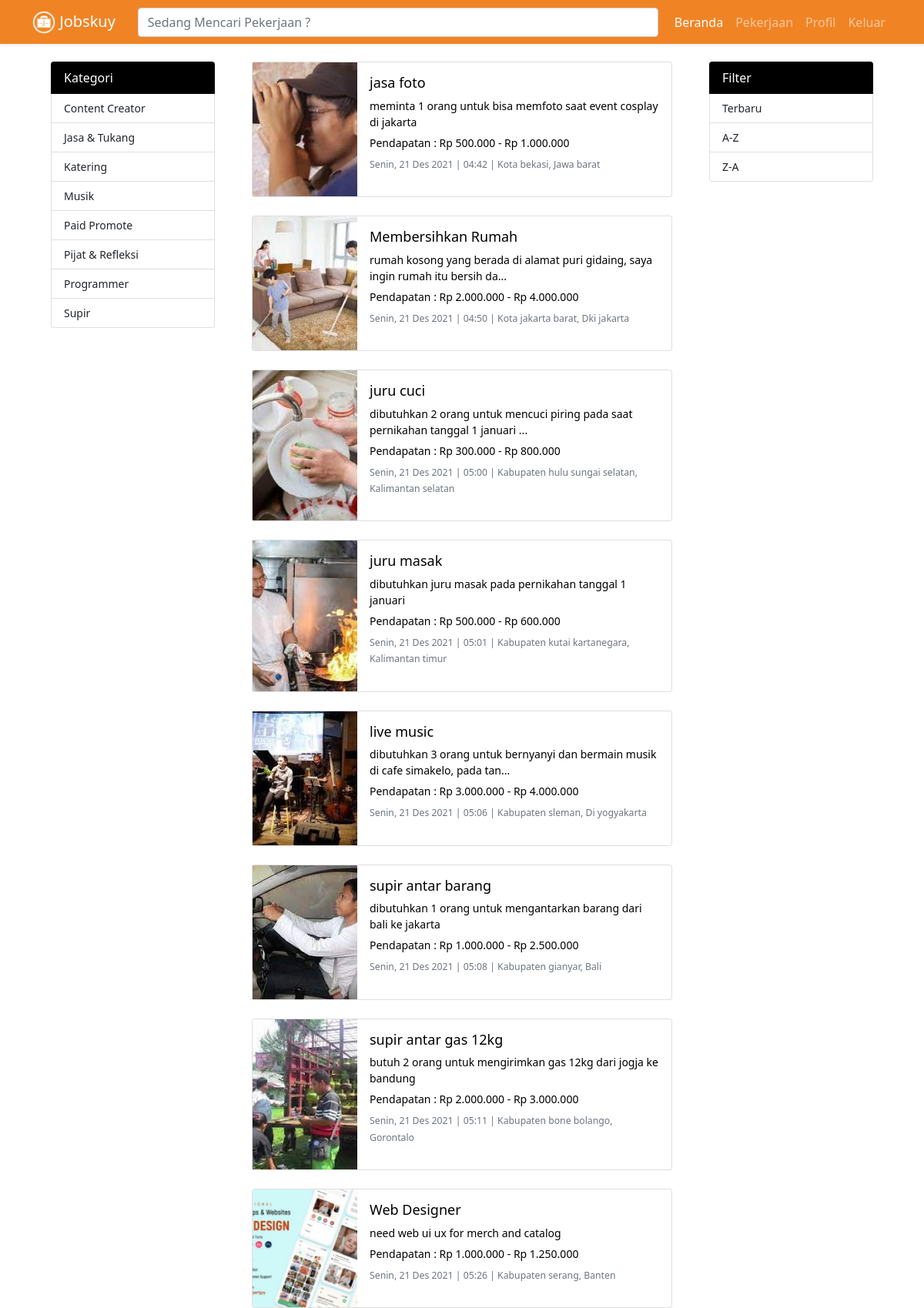
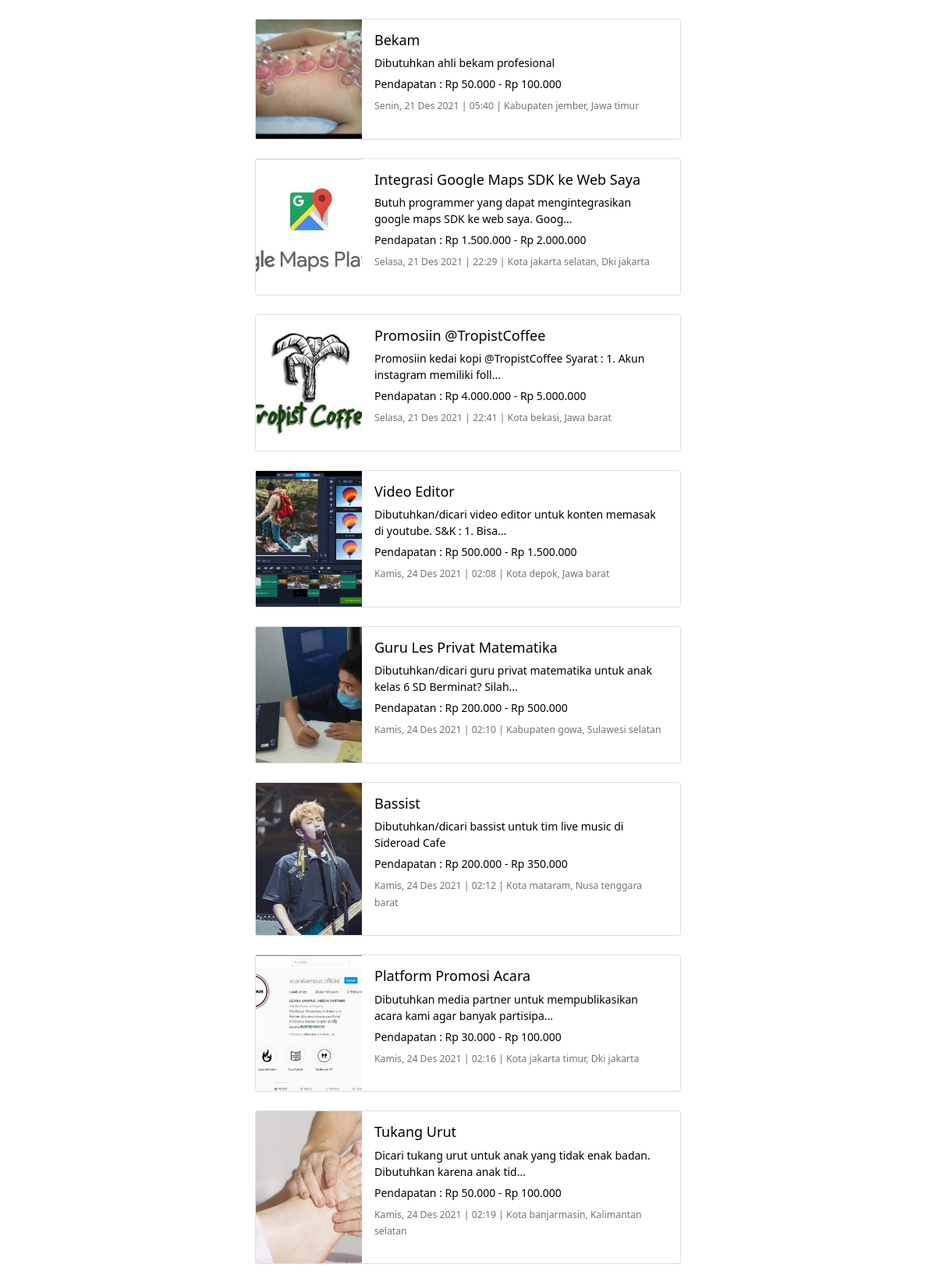
/public/home (signed in, upper part), run on the app's committed database (2 pictures, top to bottom).
### tables this page shows
CREATE TABLE `project_category` (
  `id_project_category` int(10) NOT NULL,
  `project_category_name` varchar(128) NOT NULL,
  `project_category_image` varchar(128) NOT NULL,
  `project_category_create` datetime NOT NULL DEFAULT current_timestamp()
);

CREATE TABLE `project` (
  `id_project` int(10) NOT NULL,
  `id_user` int(10) NOT NULL,
  `id_project_category` int(10) NOT NULL,
  `project_title` varchar(128) NOT NULL,
  `project_description` text NOT NULL,
  `project_price_low` int(10) NOT NULL,
  `project_price_high` int(10) NOT NULL,
  `project_address` varchar(128) NOT NULL,
  `project_status` enum('Waiting','Progress','Finished') NOT NULL,
  `project_image` varchar(128) NOT NULL,
  `project_create` datetime NOT NULL DEFAULT current_timestamp()
);

### public/home/index.php (the view, shortened to what this page needs)
<?php
require_once("../../config/config.php");
$idCategory = "";
$filter = "";
?>
<!DOCTYPE html>
<html lang="en">
<head>
    <link href="https://cdn.jsdelivr.net/npm/bootstrap@5.1.3/dist/css/bootstrap.min.css" rel="stylesheet" />
    <link rel="stylesheet" href="https://cdn.jsdelivr.net/npm/bootstrap-icons@1.6.0/font/bootstrap-icons.css" />
    <link href="home.css" rel="stylesheet">
</head>
<body>
    <nav class="navbar navbar-expand-lg navbar-dark shadow-sm fixed-top" style="background-color: #f08425;">
        <div class="container">
            <a class="navbar-brand" href="../home/">
                <img src="../../assets/logo-white.png" alt="" width="30" height="30" class="d-inline-block align-text-top">
                Jobskuy
            </a>
            <div class="collapse navbar-collapse" id="navbarNav">
                <ul class="navbar-nav ms-auto">
                    <li class="nav-item" id="search">
                        <form class="container-fluid" method="get" action="">
                            <input class="form-control me-2" type="search" placeholder="Sedang Mencari Pekerjaan ?" aria-label="Search" name="c">
                        </form>
                    </li>
                </ul>
                <ul class="navbar-nav ms-auto">
                    <li class="nav-item">
                        <a class="nav-link active" aria-current="page" href="../home/">Beranda</a>
                    </li>
                    <li class="nav-item">
                        <a class="nav-link" href="../project/">Pekerjaan</a>
                    </li>
                    <li class="nav-item">
                        <a class="nav-link" href="../profile/">Profil</a>
                    </li>
                    <li class="nav-item">
                        <a class="nav-link" href="#" class="list-group-item list-group-item-action" data-bs-toggle="modal" data-bs-target="#modalLogout">Keluar</a>
                    </li>
                </ul>
            </div>
        </div>
    </nav>
    <section style="padding-bottom: 4em;">
        <div class="container" style="margin-top: 5em;">
            <div class="row justify-content fs-5">
                <div class="col-md-3">
                    <div class="position-sticky" style="top: 5rem;">
                        <div class="container">
                            <div class="list-group">
                                <a id="listTitle" class="list-group-item disabled">Kategori</a>
                                <?php
                                $result = mysqli_query($con, "SELECT * FROM project_category ORDER BY project_category_name ASC");
                                if ($result) {
                                    foreach ($result as $key) {
                                ?>
                                        <a href="../home/?c=<?php echo $key['id_project_category']; ?>&f=<?php echo $filter ?>" class="list-group-item list-group-item-action"><?php echo $key['project_category_name']; ?></a>
                                <?php
                                    }
                                }
                                ?>
                            </div>
                        </div>
                    </div>
                </div>
                <div class="col-md-6">
                    <div class="row">
                        <?php
                        if (empty($idCategory)) {
                            if ($filter == "1") {
                                $result = mysqli_query($con, "SELECT * FROM project WHERE project_status = 'Waiting' ORDER BY project_create DESC");
                            } else if ($filter == "2") {
                                $result = mysqli_query($con, "SELECT * FROM project WHERE project_status = 'Waiting' ORDER BY project_title ASC");
                            } else if ($filter == "3") {
                                $result = mysqli_query($con, "SELECT * FROM project WHERE project_status = 'Waiting' ORDER BY project_title DESC");
                            } else {
                                $result = mysqli_query($con, "SELECT * FROM project WHERE project_status = 'Waiting'");
                            }
                        }
                        foreach ($result as $key) {
                            $url_image = "../../assets/job/" . $key['project_image'];
                            $hari = array(1 =>  'Minggu',  'Senin', 'Selasa', 'Rabu', 'Kamis', 'Jumat', 'Sabtu');
                            $bulan = array(1 =>   'Jan', 'Feb', 'Maret', 'Apr', 'Mei', 'Jun', 'Jul', 'Agu', 'Sep', 'Okt', 'Nov', 'Des');
                            $date_project = date('Y-m-d-H:i', strtotime($key['project_create']));
                            $time_project = date('H:i', strtotime($key['project_create']));
                            $split       = explode('-', $date_project);
                            $tgl_indo = $split[2] . ' ' . $bulan[(int)$split[1]] . ' ' . $split[0];
                            $num = date('N', strtotime($date_project));
                            $create_date = $hari[$num] . ', ' . $tgl_indo . ' | ' . $time_project;
                            $low = "Rp " . number_format($key['project_price_low'], 0, ',', '.');
                            $high = "Rp " . number_format($key['project_price_high'], 0, ',', '.');
                            $projectDesc = $key['project_description'];
                            if (strlen($key['project_description']) > 80)
                                $projectDesc = substr($key['project_description'], 0, 79) . '...';
                            $splitAddress   = explode(',', $key['project_address']);
                            $projectAddress = $splitAddress[2] . ', ' . $splitAddress['3'];
                        ?>
                            <div class="col-md-12 mb-4">
                                <div class="card mb-12">
                                    <div class="row g-0">
                                        <div class="col-md-3">
                                            <img src="<?php echo $url_image; ?>" height="100%" width="100%" style="object-fit: cover;">
                                        </div>
                                        <div class="col-md-9">
                                            <a href="../detail/?id=<?php echo $key['id_project']; ?>" style="text-decoration: none; color: black;">
                                                <div class="card-body">
                                                    <h5 class="card-title"><?php echo $key['project_title']; ?></h5>
                                                    <div class="container">
                                                        <p><?php echo $projectDesc; ?></p>
                                                        <p style="margin-top: -10px;"><?php echo "Pendapatan : " . $low . " - " . $high; ?></p>
                                                        <p style="margin-top: -10px;"><small class="text-muted"><?php echo $create_date . " | " . $projectAddress; ?></small></p>
                                                    </div>
                                                </div>
                                            </a>
                                        </div>
                                    </div>
                                </div>
                            </div>
                        <?php } ?>
                    </div>
                </div>
                <div class="col-md-3">
                    <div class="position-sticky" style="top: 5rem;">
                        <div class="container">
                            <div class="list-group">
                                <a id="listTitle" class="list-group-item disabled">Filter</a>
                                <a href="../home/?c=<?php echo $idCategory; ?>&f=1" class="list-group-item list-group-item-action">Terbaru</a>
                                <a href="../home/?c=<?php echo $idCategory; ?>&f=2" class="list-group-item list-group-item-action">A-Z</a>
                                <a href="../home/?c=<?php echo $idCategory; ?>&f=3" class="list-group-item list-group-item-action">Z-A</a>
                            </div>
                        </div>
                    </div>
                </div>
            </div>
        </div>
    </section>
</body>
</html>

### public/home/home.css (style rules this page uses)
#search { width: 700px; }
.list-group a { font-size: 70%; }
.card-body p { font-size: 70%; }
.card-body h5 { font-size: 90%; }
#listTitle { background-color: black; font-size: 80%; color: white; }

### data on the page
project_category: project_category_name "Content Creator"
project_category: project_category_name "Jasa & Tukang"
project_category: project_category_name "Katering"
project_category: project_category_name "Musik"
project_category: project_category_name "Paid Promote"
project_category: project_category_name "Pijat & Refleksi"
project_category: project_category_name "Programmer"
project_category: project_category_name "Supir"
project: project_image (picture), project_title "jasa foto", project_description "meminta 1 orang untuk bisa memfoto saat event cosplay di jakarta", project_price_low "Rp 500.000", project_price_high "Rp 1.000.000", project_create "Senin, 21 Des 2021 | 04:42", project_address "Kota bekasi, Jawa barat"
project: project_image (picture), project_title "Membersihkan Rumah", project_description "rumah kosong yang berada di alamat puri gidaing, saya ingin rumah itu bersih da...", project_price_low "Rp 2.000.000", project_price_high "Rp 4.000.000", project_create "Senin, 21 Des 2021 | 04:50", project_address "Kota jakarta barat, Dki jakarta"
project: project_image (picture), project_title "juru cuci", project_description "dibutuhkan 2 orang untuk mencuci piring pada saat pernikahan tanggal 1 januari ...", project_price_low "Rp 300.000", project_price_high "Rp 800.000", project_create "Senin, 21 Des 2021 | 05:00", project_address "Kabupaten hulu sungai selatan, Kalimantan selatan"
project: project_image (picture), project_title "juru masak", project_description "dibutuhkan juru masak pada pernikahan tanggal 1 januari", project_price_low "Rp 500.000", project_price_high "Rp 600.000", project_create "Senin, 21 Des 2021 | 05:01", project_address "Kabupaten kutai kartanegara, Kalimantan timur"
project: project_image (picture), project_title "live music", project_description "dibutuhkan 3 orang untuk bernyanyi dan bermain musik di cafe simakelo, pada tan...", project_price_low "Rp 3.000.000", project_price_high "Rp 4.000.000", project_create "Senin, 21 Des 2021 | 05:06", project_address "Kabupaten sleman, Di yogyakarta"
project: project_image (picture), project_title "supir antar barang", project_description "dibutuhkan 1 orang untuk mengantarkan barang dari bali ke jakarta", project_price_low "Rp 1.000.000", project_price_high "Rp 2.500.000", project_create "Senin, 21 Des 2021 | 05:08", project_address "Kabupaten gianyar, Bali"
project: project_image (picture), project_title "supir antar gas 12kg", project_description "butuh 2 orang untuk mengirimkan gas 12kg dari jogja ke bandung", project_price_low "Rp 2.000.000", project_price_high "Rp 3.000.000", project_create "Senin, 21 Des 2021 | 05:11", project_address "Kabupaten bone bolango, Gorontalo"
project: project_image (picture), project_title "Web Designer", project_description "need web ui ux for merch and catalog", project_price_low "Rp 1.000.000", project_price_high "Rp 1.250.000", project_create "Senin, 21 Des 2021 | 05:26", project_address "Kabupaten serang, Banten"
project: project_image (picture), project_title "Bekam", project_description "Dibutuhkan ahli bekam profesional", project_price_low "Rp 50.000", project_price_high "Rp 100.000", project_create "Senin, 21 Des 2021 | 05:40", project_address "Kabupaten jember, Jawa timur"
project: project_image (picture), project_title "Integrasi Google Maps SDK ke Web Saya", project_description "Butuh programmer yang dapat mengintegrasikan google maps SDK ke web saya. Goog...", project_price_low "Rp 1.500.000", project_price_high "Rp 2.000.000", project_create "Selasa, 21 Des 2021 | 22:29", project_address "Kota jakarta selatan, Dki jakarta"
project: project_image (picture), project_title "Promosiin @TropistCoffee", project_description "Promosiin kedai kopi @TropistCoffee Syarat : 1. Akun instagram memiliki foll...", project_price_low "Rp 4.000.000", project_price_high "Rp 5.000.000", project_create "Selasa, 21 Des 2021 | 22:41", project_address "Kota bekasi, Jawa barat"
project: project_image (picture), project_title "Video Editor", project_description "Dibutuhkan/dicari video editor untuk konten memasak di youtube. S&K : 1. Bisa...", project_price_low "Rp 500.000", project_price_high "Rp 1.500.000", project_create "Kamis, 24 Des 2021 | 02:08", project_address "Kota depok, Jawa barat"
project: project_image (picture), project_title "Guru Les Privat Matematika", project_description "Dibutuhkan/dicari guru privat matematika untuk anak kelas 6 SD Berminat? Silah...", project_price_low "Rp 200.000", project_price_high "Rp 500.000", project_create "Kamis, 24 Des 2021 | 02:10", project_address "Kabupaten gowa, Sulawesi selatan"
project: project_image (picture), project_title "Bassist", project_description "Dibutuhkan/dicari bassist untuk tim live music di Sideroad Cafe", project_price_low "Rp 200.000", project_price_high "Rp 350.000", project_create "Kamis, 24 Des 2021 | 02:12", project_address "Kota mataram, Nusa tenggara barat"
project: project_image (picture), project_title "Platform Promosi Acara", project_description "Dibutuhkan media partner untuk mempublikasikan acara kami agar banyak partisipa...", project_price_low "Rp 30.000", project_price_high "Rp 100.000", project_create "Kamis, 24 Des 2021 | 02:16", project_address "Kota jakarta timur, Dki jakarta"
project: project_image (picture), project_title "Tukang Urut", project_description "Dicari tukang urut untuk anak yang tidak enak badan. Dibutuhkan karena anak tid...", project_price_low "Rp 50.000", project_price_high "Rp 100.000", project_create "Kamis, 24 Des 2021 | 02:19", project_address "Kota banjarmasin, Kalimantan selatan"
